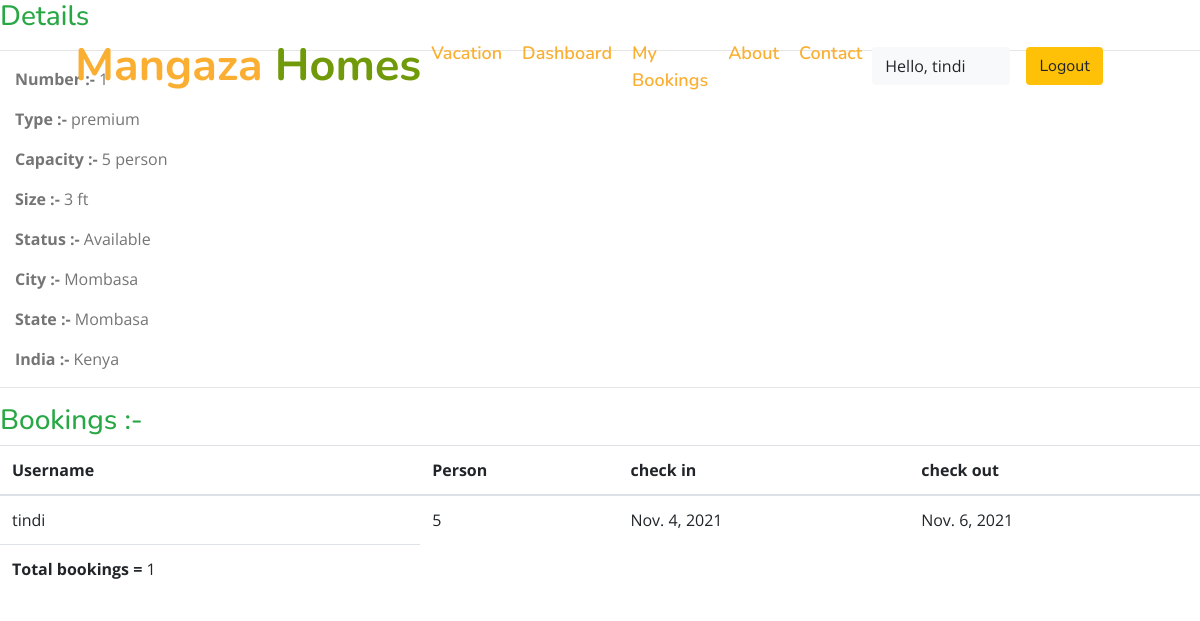
/staff/panel/view-room?roomid=1 (signed in), run on the app's committed database.
### home/models.py (models this page shows, shortened)
class Rooms(models.Model):
    ROOM_STATUS = (
        ("1", "available"),
        ("2", "not available"),
    )
    ROOM_TYPE = (
        ("1", "premium"),
        ("2", "deluxe"),
        ("3", "basic"),
    )
    room_type = models.CharField(max_length=50, choices=ROOM_TYPE)
    capacity = models.IntegerField()
    price = models.IntegerField()
    size = models.IntegerField()
    hotel = models.ForeignKey(Hotels, on_delete=models.CASCADE)
    status = models.CharField(choices=ROOM_STATUS, max_length=15)
    roomnumber = models.IntegerField()

class Hotels(models.Model):
    name = models.CharField(max_length=30, default="krishna")
    owner = models.CharField(max_length=20)
    location = models.CharField(max_length=50)
    state = models.CharField(max_length=50, default="maharashtra")
    country = models.CharField(max_length=50, default="india")

class Reservation(models.Model):
    check_in = models.DateField(auto_now=False)
    check_out = models.DateField()
    room = models.ForeignKey(Rooms, on_delete=models.CASCADE)
    guest = models.ForeignKey(User, on_delete=models.CASCADE)
    booking_id = models.CharField(max_length=100, default="null")

### home/views.py (the view)
# urls.py: path('staff/panel/view-room', views.view_room),
@login_required(login_url='/staff')
def view_room(request):
    room_id = request.GET['roomid']
    room = Rooms.objects.all().get(id=room_id)
    reservation = Reservation.objects.all().filter(room=room)
    return HttpResponse(render(request, 'staff/viewroom.html', {'room': room, 'reservations': reservation}))

### template/staff/viewroom.html
 {% extends 'basic.html' %} {% block title %}View Room {% endblock title %} {% block body %}
<h3 class="text-success"> Details</h3>
<hr>
<div class="container mx-0 ">
    <p><b>Number :-</b> {{room.roomnumber}}</p>
    <p><b>Type :-</b> {{room.get_room_type_display}}</p>
    <p><b>Capacity :-</b> {{room.capacity}} person</p>
    <p><b>Size :-</b> {{room.size}} ft</p>
    <p><b>Status :-</b> {{room.get_status_display| capfirst}} </p>
    <p><b>City :-</b> {{room.hotel.location| capfirst}} </p>
    <p><b>State :-</b> {{room.hotel.state| capfirst}} </p>
    <p><b>India :-</b> {{room.hotel.country| capfirst}} </p>
</div>
<hr> {% if reservations %}
<h3 class="text-success">Bookings :-</h3>
<table class="table">
    <thead>
        <th>Username</th>
        <th>Person</th>
        <th>check in</th>
        <th>check out</th>
    </thead>
    {% for each_detail in reservations %}
    <tr>
        <td>{{each_detail.guest.username}}</td>
        <td>{{each_detail.room.capacity}}</td>
        <td>{{each_detail.check_in}}</td>
        <td>{{each_detail.check_out}}</td>
    </tr>
    {% endfor %}
    <tr>
        <td><b>Total bookings = </b>{{reservations | length}}</td>
    </tr>
</table>
{% else %}
<p>No details found</p>
{% endif %} {% endblock body %}

### template/basic.html (shortened to what this page needs)
{% load static %}
<!DOCTYPE html>
<html lang="en">
<head>
    <link rel="stylesheet" href="https://use.fontawesome.com/releases/v5.7.0/css/all.css">
    <link rel="stylesheet" href="{% static 'bootstrap\bootstrap.css' %}">
    <link rel="stylesheet" href="https://maxcdn.bootstrapcdn.com/bootstrap/4.5.0/css/bootstrap.min.css" >
    {% include 'head.html' %}
</head>
<body style="dbackground-image: url('https://source.unsplash.com/random');height: 100%;">
    {% include 'homeNavbar.html' %}
    {% block body %}
    {% endblock body %}
</body>
</html>

### template/head.html (shortened to what this page needs)
{% load static %}
    <head>
        <link href="https://stackpath.bootstrapcdn.com/bootstrap/4.4.1/css/bootstrap.min.css" rel="stylesheet">
        <link href="https://cdnjs.cloudflare.com/ajax/libs/font-awesome/5.10.0/css/all.min.css" rel="stylesheet">
        <link href="{% static 'lib/animate/animate.min.css' %}" rel="stylesheet">
        <link href="{% static 'lib/owlcarousel/assets/owl.carousel.min.css' %}" rel="stylesheet">
        <link href="{% static 'lib/flaticon/font/flaticon.css' %}" rel="stylesheet">
        <link href="{% static 'lib/tempusdominus/css/tempusdominus-bootstrap-4.min.css' %}" rel="stylesheet" />
        <link href="{% static 'css/style.css' %}" rel="stylesheet">
    </head>

### template/homeNavbar.html (shortened to what this page needs)
{% load static %}
  <div class="navbar navbar-expand-lg bg-light navbar-light">
    <div class="container-fluid">
        <a href="{% url 'home' %}" class="navbar-brand">Mangaza <span>Homes</span></a>
        <div class="collapse navbar-collapse justify-content-between" id="navbarCollapse">
            <div class="navbar-nav ml-auto">
                <a href="{% url 'vacation' %}" class="nav-item nav-link active">Vacation</a>
                    {% if user.is_staff %}
                    <a href="/staff/panel" class="nav-item nav-link active">Dashboard</a>
                    {% elif user.is_staff == False and user.is_authenticated %}
                    <a href="/user/bookings" class="nav-item nav-link active">My Bookings</a>
                    {% endif %}
                    {% if user.is_staff %}
                    <a href="/staff/allbookings" class="nav-item nav-link active">My Bookings</a>
                    {% endif %}
                    <a href="/about" class="nav-item nav-link active">About</a>
                    <a href="/contact" class="nav-item nav-link active">Contact</a>
            </div>
            {% if user.is_authenticated %}
                      <button class="btn btn-group bg-light" data-toggle="modal" data-target="#forlogin">
                       Hello, {{request.user}}
                       <a href="/logout" class="nav-link">
                    <button class="btn btn-group bg-warning" data-toggle="modal" data-target="#forlogin">
                        Logout
                    </button></a>&nbsp; &nbsp;
                    </button>
                {% endif %}
        </div>
    </div>
</div>

### template/js.html (shortened to what this page needs)
{% load static %}

### static/css/style.css (style rules this page uses)
body { color: #757575; background: #ffffff; font-family: 'open sans', sans-serif; }
h1, h2, h3, h4, h5, h6 { color: #454545; font-family: 'Nunito', sans-serif; }
a { font-family: 'Nunito', sans-serif; font-weight: 600; color: #fbaf32; transition: .3s; }
.container-fluid { max-width: 1366px; }
.navbar { position: relative; transition: .5s; z-index: 999; }
.navbar .navbar-brand { margin: 0; color: #fbaf32; font-size: 45px; line-height: 0px; font-weight: 700; font-family: 'Nunito', sans-serif; transition: .5s; }
.navbar .navbar-brand span { color: #719a0a; }
@media (min-width: 992px) { .navbar { position: absolute; width: 100%; padding: 30px 60px; background: transparent !important; z-index: 9; } }
@media (min-width: 992px) { .navbar .navbar-brand { color: #fbaf32; } }
@media (min-width: 992px) { .navbar-light .navbar-nav .nav-link, .navbar-light .navbar-nav .nav-link:focus { padding: 10px 10px 8px 10px; font-family: 'Nunito', sans-serif; color: #ffffff; font-size: 18px; font-weight: 600; } }
@media (min-width: 992px) { .navbar-light .navbar-nav .nav-link:hover, .navbar-light .navbar-nav .nav-link.active { color: #fbaf32; } }

### template/basic.html (style rules this page uses)
a { text-decoration: none; }

### data on the page
Rooms: roomnumber "1", room_type "premium", capacity "5", size "3", status "Available", hotel.location "Mombasa", hotel.state "Mombasa", hotel.country "Kenya"
Reservation: guest.username "tindi", room.capacity "5", check_in "Nov. 4, 2021", check_out "Nov. 6, 2021"

### other printed values
{{ request.user }} "tindi"
{{ reservations | length }} "1"
